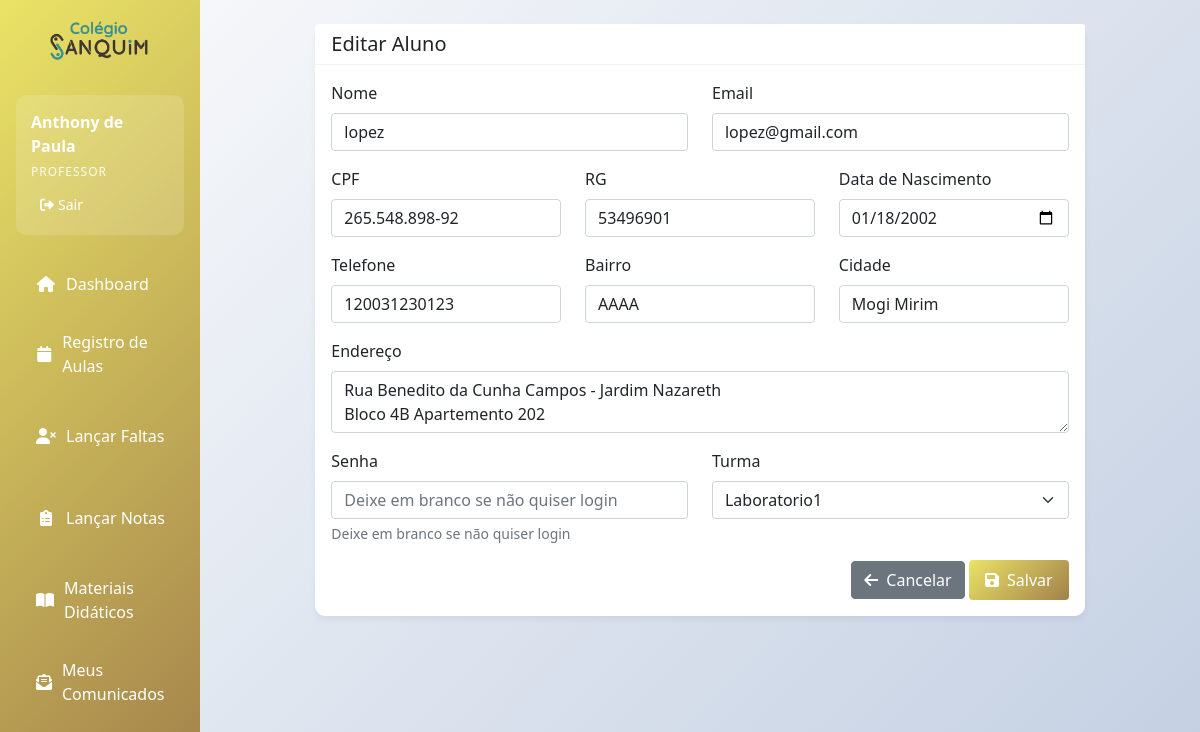
/alunos/1/editar (signed in), run on an earlier commit of the app's database.
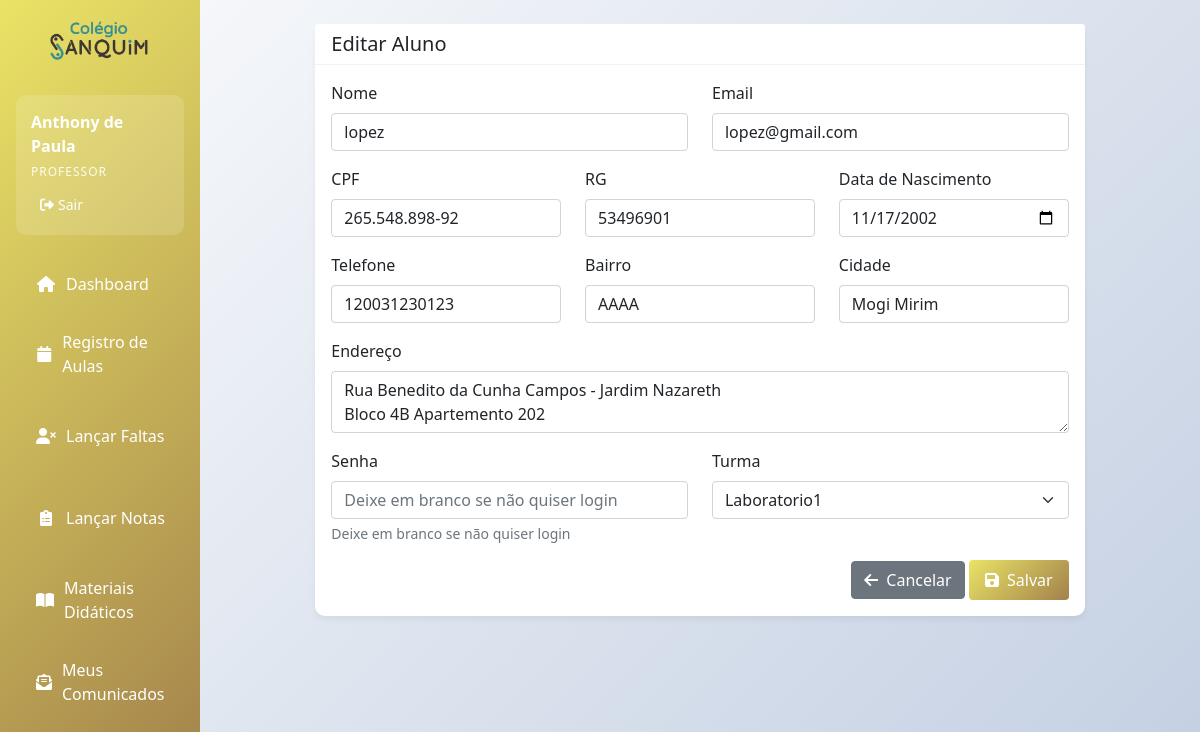
And on a later commit of the database.
### app.py (models this page shows, shortened)
class Aluno(db.Model):
    __tablename__ = 'aluno'
    id = db.Column(db.Integer, primary_key=True)
    nome = db.Column(db.String(100), nullable=False)
    ra = db.Column(db.String(20), nullable=False, unique=True)
    data_nascimento = db.Column(db.Date)
    cpf = db.Column(db.String(14), nullable=False, unique=True)
    rg = db.Column(db.String(20))
    endereco = db.Column(db.String(255))
    bairro = db.Column(db.String(100))
    cidade = db.Column(db.String(100))
    email = db.Column(db.String(120), unique=True, nullable=False)
    telefone = db.Column(db.String(20))
    status = db.Column(db.Integer, default=1)
    senha_hash = db.Column(db.String(255), nullable=True)
    turma_id = db.Column(db.Integer, db.ForeignKey('turma.id'))
    notas = db.relationship('Nota', backref='aluno', lazy=True)
    turma = db.relationship('Turma', backref='aluno', lazy=True)

### app.py (the view, shortened to what this page needs)
@app.route('/alunos/<int:id>/editar', methods=['GET', 'POST'])
@login_required
def editar_aluno(id):
    if session.get('user_tipo') == 'aluno' and session.get('user_id') != id:
        flash('Você só pode editar seu próprio perfil!', 'error')
        return redirect(url_for('index'))
    aluno = Aluno.query.get_or_404(id)
    form = AlunoForm(obj=aluno)
    form.turma_id.choices = [(t.id, t.nome) for t in Turma.query.all()]
    form.turma_id.choices.insert(0, (0, 'Selecione uma turma'))
    if aluno.senha_hash:
        form.senha.render_kw = {**form.senha.render_kw, 'data-has-password': 'true'}
    return render_template('alunos/form.html', form=form, titulo='Editar Aluno', aluno=aluno)

### app.py
class AlunoForm(FlaskForm):
    id = IntegerField('ID')
    nome = StringField('Nome', validators=[DataRequired()])
    data_nascimento = DateField('Data de Nascimento', format='%Y-%m-%d')
    cpf = StringField('CPF', validators=[DataRequired()])
    rg = StringField('RG')
    endereco = TextAreaField('Endereço')
    bairro = StringField('Bairro')
    cidade = StringField('Cidade')
    email = StringField('Email', validators=[DataRequired(), Email()])
    status = IntegerField('Status', default=1)
    senha = PasswordField('Senha', validators=[Length(min=0, max=100)], render_kw={"placeholder": "Deixe em branco se não quiser login"})
    turma_id = SelectField('Turma', coerce=int)
    telefone = StringField('Telefone')

### app.py (called while the page is built)
def login_required(f):
    @wraps(f)
    def decorated_function(*args, **kwargs):
        if 'user_id' not in session:
            return redirect(url_for('login'))
        return f(*args, **kwargs)
    return decorated_function

### templates/alunos/form.html (shortened to what this page needs)
{% extends "base.html" %}
{% block content %}
<div class="row">
    <div class="col-md-10 mx-auto">
        <div class="card">
            <div class="card-header">
                <h5 class="mb-0">{{ titulo }}</h5>
            </div>
            <div class="card-body">
                <form method="POST">
                    <div class="row">
                        <div class="col-md-6 mb-3">
                            {{ form.nome.label(class="form-label") }}
                            {{ form.nome(class="form-control") }}
                        </div>
                        <div class="col-md-6 mb-3">
                            {{ form.email.label(class="form-label") }}
                            {{ form.email(class="form-control") }}
                        </div>
                    </div>
                    <div class="row">
                        <div class="col-md-4 mb-3">
                            {{ form.cpf.label(class="form-label") }}
                            {{ form.cpf(class="form-control") }}
                        </div>
                        <div class="col-md-4 mb-3">
                            {{ form.rg.label(class="form-label") }}
                            {{ form.rg(class="form-control") }}
                        </div>
                        <div class="col-md-4 mb-3">
                            {{ form.data_nascimento.label(class="form-label") }}
                            {{ form.data_nascimento(class="form-control") }}
                        </div>
                    </div>
                    <div class="row">
                        <div class="col-md-4 mb-3">
                            {{ form.telefone.label(class="form-label") }}
                            {{ form.telefone(class="form-control") }}
                        </div>
                        <div class="col-md-4 mb-3">
                            {{ form.bairro.label(class="form-label") }}
                            {{ form.bairro(class="form-control") }}
                        </div>
                        <div class="col-md-4 mb-3">
                            {{ form.cidade.label(class="form-label") }}
                            {{ form.cidade(class="form-control") }}
                        </div>
                    </div>
                    <div class="mb-3">
                        {{ form.endereco.label(class="form-label") }}
                        {{ form.endereco(class="form-control") }}
                    </div>
                    <div class="row">
                        <div class="col-md-6 mb-3">
                            {{ form.senha.label(class="form-label") }}
                            {{ form.senha(class="form-control") }}
                            {% if form.senha.render_kw.placeholder %}
                                <div class="form-text">{{ form.senha.render_kw.placeholder }}</div>
                            {% endif %}
                        </div>
                        <div class="col-md-6 mb-3">
                            {{ form.turma_id.label(class="form-label") }}
                            {{ form.turma_id(class="form-select") }}
                        </div>
                    </div>
                    <div class="text-end">
                        <a href="{{ url_for('listar_alunos') }}" class="btn btn-secondary">
                            <i class="fas fa-arrow-left me-1"></i> Cancelar
                        </a>
                        <button type="submit" class="btn btn-primary">
                            <i class="fas fa-save me-1"></i> Salvar
                        </button>
                    </div>
                </form>
            </div>
        </div>
    </div>
</div>
{% endblock %}

What changed in the data, as far as the page shows it:
changed Aluno "lopez": data_nascimento "01/18/2002" → "11/17/2002"
